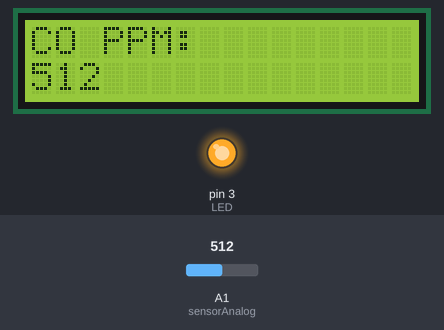
This sketch was run on a simulated Arduino Uno, built with avr-gcc and run on an emulated ATmega328P. Shown: 16×2 character LCD, output pins drawn as LEDs (lit = HIGH). The inputs (shaded band) are chosen by the test bench; at power-on: A1 (sensorAnalog) = 512.

Above: at 11.2 s.
11.3 s: A1 (sensorAnalog) set to 410
At 11.49 s:
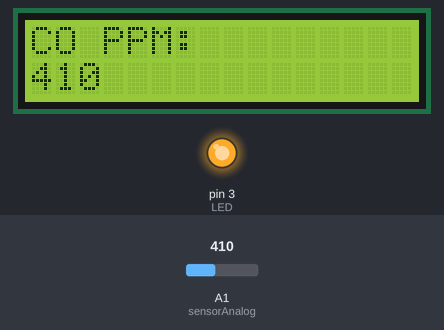
13.7 s: A1 (sensorAnalog) set to 386
At 14.01 s:
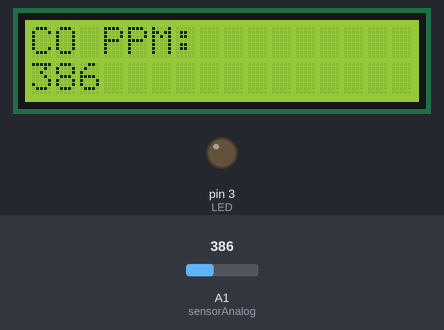
15.9 s: A1 (sensorAnalog) set to 306
Timing chart, 0 to 18.9 s (numbered marks = the images above; inputs shaded):
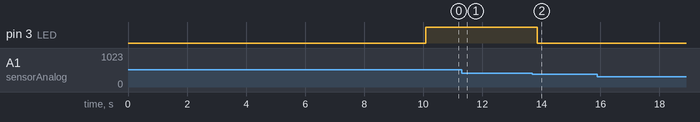

The sketch:

MQ5.ino
```cpp
#include <Wire.h>
#include <LiquidCrystal_I2C.h>

LiquidCrystal_I2C lcd(0x27,16,2);

#define LED 3
#define sensorAnalog A1

void setup() {
  lcd.init();
  lcd.backlight();

  pinMode(LED, OUTPUT);

  lcd.setCursor(3,0);
  lcd.print("MQ3 Warming Up");

  delay(10000);
}

void loop() {
  int analog = analogRead(sensorAnalog);

  lcd.setCursor(0,0);
  lcd.print("CO PPM:");
  lcd.setCursor(0,1);
  lcd.print(analog);

  if (analog >=400) {
    digitalWrite(LED, HIGH);
  }

  else {
    digitalWrite(LED, LOW);
  }

  delay(300);
  lcd.clear();
}
```

Measured:
- the behaviour switches between 400 and 399 on A1 (sensorAnalog) (found by bisection; images 1 and 2)
- after the input at 11.3 s, the display: first differs from a run without the input after 0.05 s (image 1)
- after the input at 13.7 s, pin 3 (LED): HIGH → LOW after 0.16 s; the display: first differs from a run without the input after 0.16 s (image 2)
